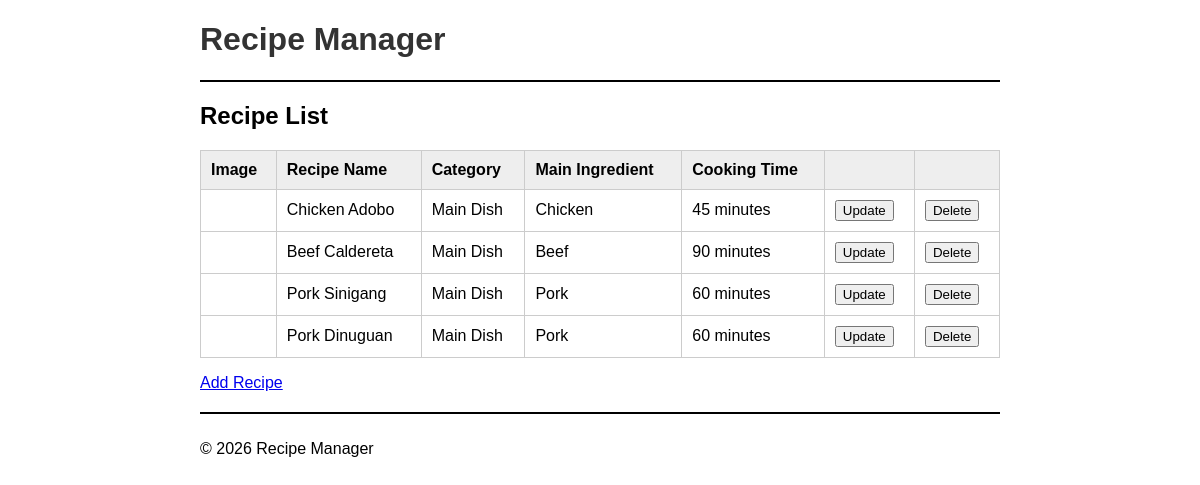
Before: / with the older database file.
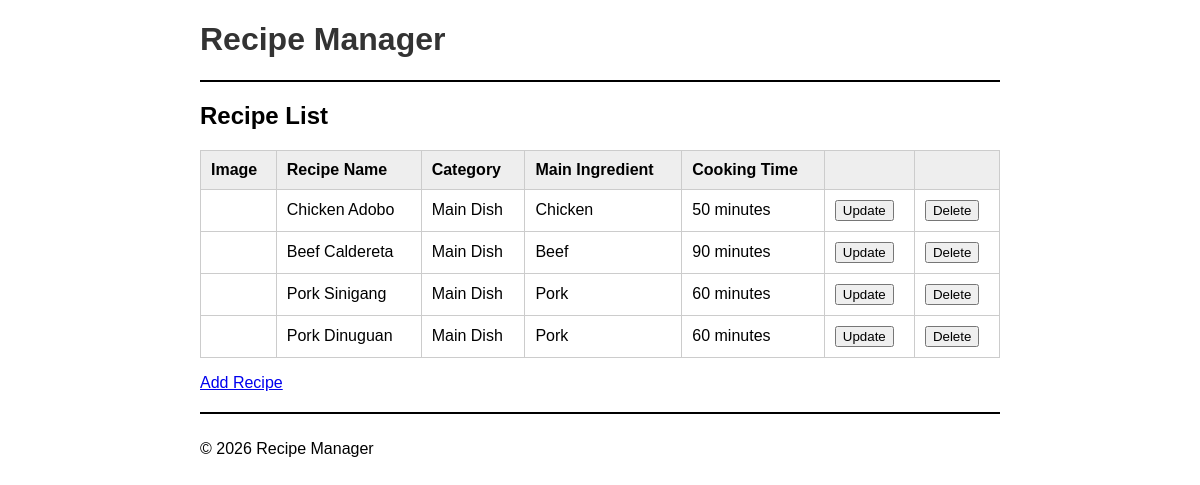
After: the same page with the newer database file.
### tables this page shows
CREATE TABLE `recipes` (
  `recipeID` int(11) NOT NULL,
  `recipeName` varchar(100) NOT NULL,
  `category` varchar(50) NOT NULL,
  `mainIngredient` varchar(100) NOT NULL,
  `cookingTime` int(11) NOT NULL,
  `recipeImage` varchar(255) DEFAULT NULL
);

### index.php (the view, shortened to what this page needs)
<?php
require('database.php');
$query = 'SELECT * FROM recipes';
$statement = $db->prepare($query);
$statement->execute();
$recipes = $statement->fetchAll();
?>
<!DOCTYPE html>
<html>
<head>
    <link rel="stylesheet" href="css/recipe.css">
</head>
<body>
    <header>
        <h1>Recipe Manager</h1>
    </header>
    <main>
        <h2>Recipe List</h2>
        <table>
            <tr>
                <th>Image</th>
                <th>Recipe Name</th>
                <th>Category</th>
                <th>Main Ingredient</th>
                <th>Cooking Time</th>
                <th>&nbsp;</th>
                <th>&nbsp;</th>
            </tr>
            <?php foreach ($recipes as $recipe) : ?>
                <tr>
                    <td>
                    </td>
                    <td><?php echo $recipe['recipeName']; ?></td>
                    <td><?php echo $recipe['category']; ?></td>
                    <td><?php echo $recipe['mainIngredient']; ?></td>
                    <td><?php echo $recipe['cookingTime']; ?> minutes</td>
                    <td>
                        <form action="update_recipe_form.php" method="post">
                            <input type="submit" value="Update">
                        </form>
                    </td>
                    <td>
                        <form action="delete_recipe.php" method="post">
                            <input type="submit" value="Delete">
                        </form>
                    </td>
                </tr>
            <?php endforeach; ?>
        </table>
        <p><a href="add_recipe_form.php">Add Recipe</a></p>
    </main>
    <footer>
        <p>&copy; 2026 Recipe Manager</p>
    </footer>
</body>
</html>

### css/recipe.css (style rules this page uses)
body { font-family: Arial, Helvetica, sans-serif; width: 800px; margin: 0 auto; }
header { border-bottom: 2px solid black; margin-bottom: 20px; }
h1 { color: #333333; }
table { border-collapse: collapse; width: 100%; }
th, td { border: 1px solid #cccccc; padding: 10px; text-align: left; }
th { background-color: #eeeeee; }
footer { border-top: 2px solid black; margin-top: 20px; padding-top: 10px; }

Changed rows visible on the page:
changed recipes "Chicken Adobo": cookingTime "45" → "50"
